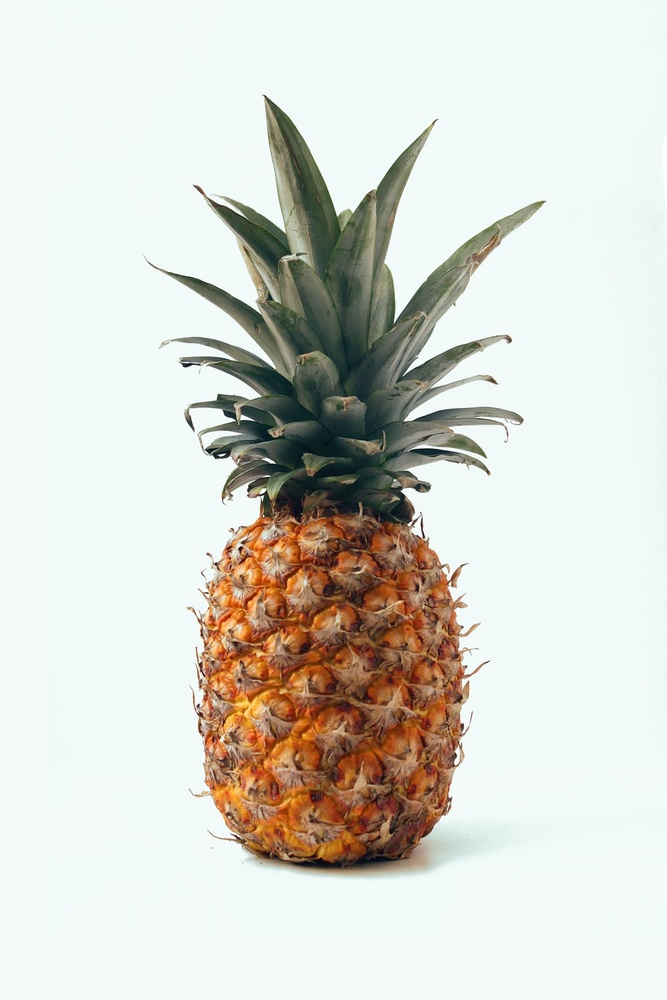
#> input picture pg5/a.jpg, 667 x 1000 px, shrunk from 1000 x 1500 before the run
$ jupyter execute image.ipynb   (shell and % lines are left out)
#> lines starting #> are read from the running program, lines starting #| are printed output that depends on the picture
[cell 1]
#Image Rotation
from PIL import Image
import numpy as np
from scipy import ndimage
from matplotlib import pyplot as plt
a=Image.open('a.jpg')
#> a is the input picture: PIL image 667x1000 RGB; mean R, G, B 214.1, 214, 207.1
b=np.array(a)
c=ndimage.rotate(b,90,cval=110)
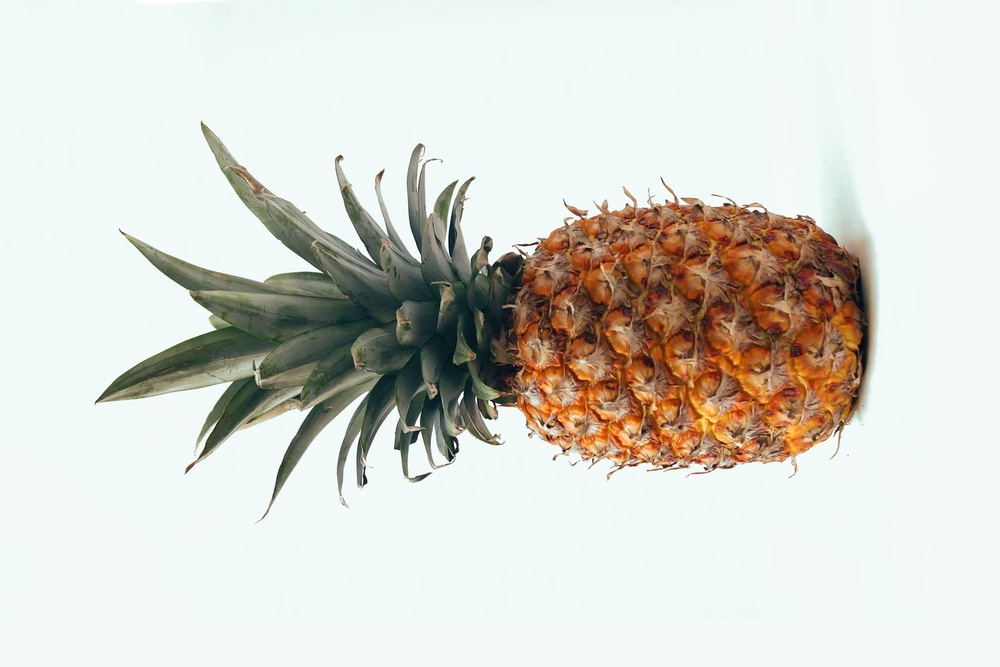
#> c: shape (667, 1000, 3); mean R, G, B 214.1, 214, 207.1
d=Image.fromarray(c)
d.save('b.jpg')
plt.imshow(d)

[cell 2]
#Image scaling
from PIL import Image
import numpy as np
from scipy import ndimage
from matplotlib import pyplot as plt


a=Image.open('a.jpg')
b=np.array(a)
c=ndimage.zoom(b,(.5,1,1))
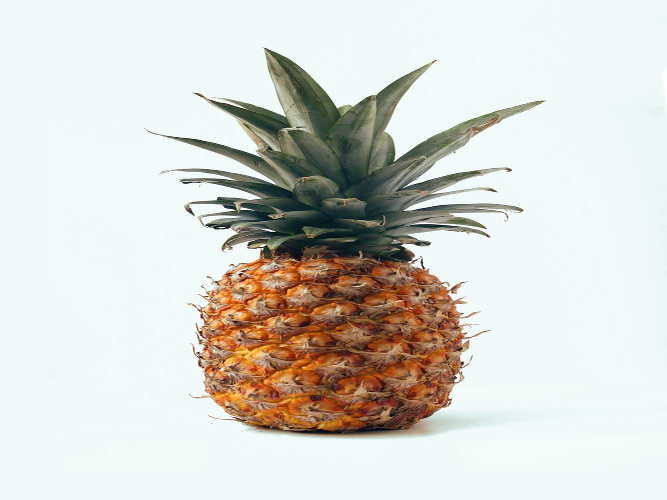
#> c: shape (500, 667, 3); mean R, G, B 214.1, 214, 207.2
d=Image.fromarray(c)
d.save('b.jpg')
plt.imshow(d)

[cell 3]
#Image shearing
from PIL import Image
import numpy as np
from scipy import ndimage
from matplotlib import pyplot as plt


a=Image.open('a.jpg')
b=np.array(a)
h,w,c=b.shape
#> h = 1000; w = 667; c = 3
d=np.array([[1,0.25,0],[0.25,1,0],[0,0,1]])
c=ndimage.affine_transform(b,d)
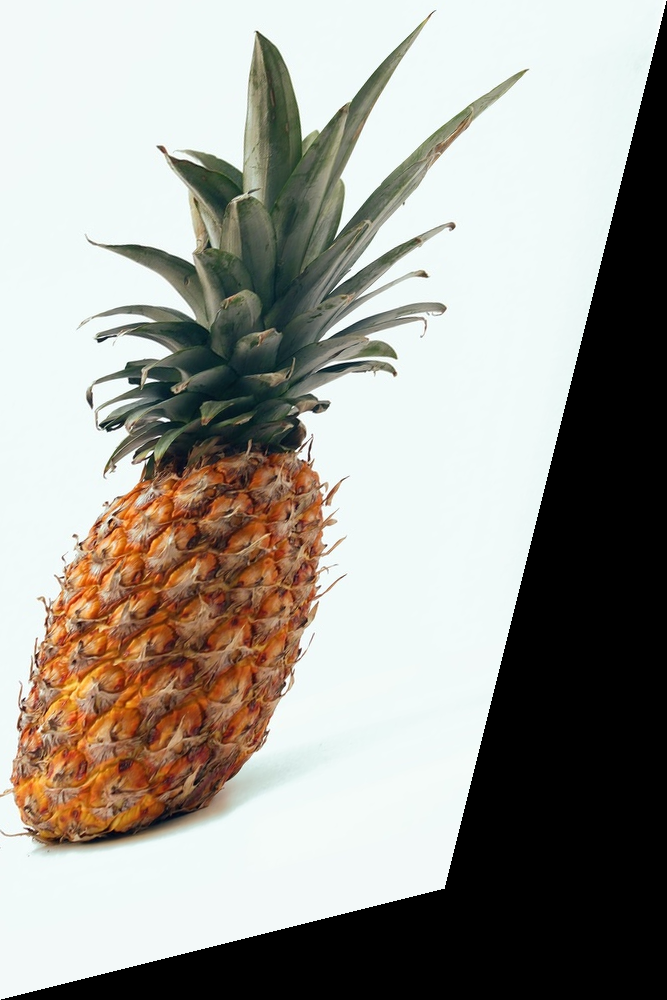
#> c: shape (1000, 667, 3); mean R, G, B 158.4, 156, 148.9
plt.imshow(c)
